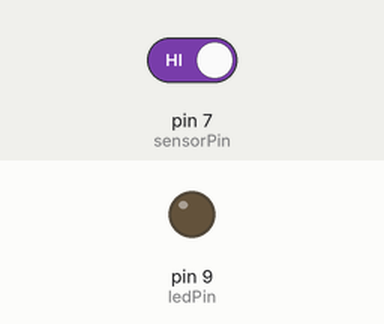
This sketch was run on a simulated Arduino Uno, built with avr-gcc and run on an emulated ATmega328P. On the bench: output pins drawn as LEDs (lit = HIGH). The test bench sets the inputs (shaded band); at power-on: pin 7 (sensorPin) HIGH.

Above: at 1.2 s.
1.3 s: pin 7 (sensorPin) driven LOW
At 1.8 s:
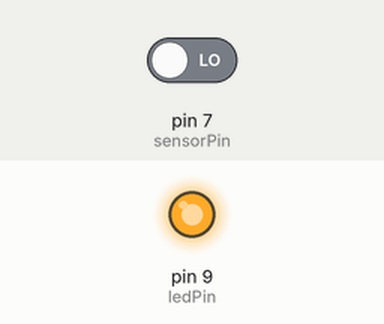
2.8 s: pin 7 (sensorPin) driven HIGH
At 4.1 s:
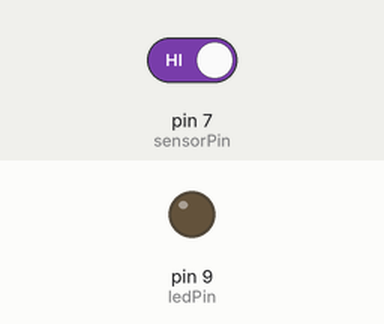
Timing chart, 0 to 5.8 s (numbered marks = the images above; inputs shaded):
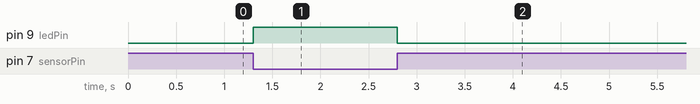

The sketch:

IR_Sensor_Code.ino
```cpp
int sensorPin = 7;
int ledPin = 9;   // built-in LED

void setup() {
  pinMode(sensorPin, INPUT);
  pinMode(ledPin, OUTPUT);
}

void loop() {
  int sensorValue = digitalRead(sensorPin);

  if (sensorValue == LOW) {
    digitalWrite(ledPin, HIGH);
  }
  else {
    digitalWrite(ledPin, LOW);
  }
}
```

Measured:
- after the input at 1.3 s, pin 9 (ledPin): LOW → HIGH at once
- after the input at 2.8 s, pin 9 (ledPin): HIGH → LOW at once
